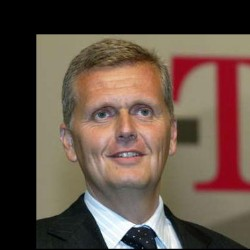
#> input picture data/face_detection/val_raw_images/Kai-Uwe_Ricke/Kai-Uwe_Ricke_0001.jpg, 250 x 250 px; its folder holds only this picture in this run
$ jupyter execute --allow-errors 'Face Detection.ipynb'   (shell and % lines are left out)
#> lines starting #> are read from the running program, lines starting #| are printed output that depends on the picture
### evaluation.py
import numpy as np
from image_utils import *

# [32 lines left out: function evaluate_detector, not called in this run]

def precision_and_recall(true_positives_number,actual_positives,predicted_positives):

    summed_true_positives = np.sum(true_positives_number,axis=0)
    total_positives = np.sum(actual_positives,axis=0)
    summed_predicted_positives = np.sum(predicted_positives,axis=0)

    precision = np.divide(summed_true_positives,summed_predicted_positives)
    recall = np.divide(summed_true_positives,total_positives)
    return np.nan_to_num(precision), np.nan_to_num(recall)

def interpolated_average_precision(recall,precision):

    mprecision = np.concatenate(([0],precision,[0]))
    mrecall = np.concatenate(([0],recall,[1]))

    for i in np.arange(len(mprecision)-2,-1,-1):
        mprecision[i]=max(mprecision[i],mprecision[i+1]);

    #for i=numel(mpre)-1:-1:1
    #    mpre(i)=max(mpre(i),mpre(i+1));
    non_zero = np.nonzero(mrecall[1:] != mrecall[0:-1])
    i=non_zero + np.ones(len(non_zero))
    i=i.astype('uint8')

    ap=np.sum(np.multiply((mrecall[i]-mrecall[i-1]),mprecision[i]),axis=1);

    return ap

### Face Detection.ipynb
[cell 1]
#@title
from google.colab import drive
drive.mount('/content/drive')

[cell 2]
%cd /content/drive/MyDrive/computer-vision-um/cv-um-2021/trabajo-final/

# Ejercicio 2.1: Face Detection

Tal como se explica en la letra del obligatorio final en este ejercicio es necesario implementar desde cero una solucion para detección de caras. Se proveen datos de entrenamiento y es necesario implementar su propio algoritmo de sliding window para entrenar un clasificador. Todo el código necesario para comenzar a trabajar está provisto en este notebook.

\**En los ejercicios del trabajo final es posible utilizar funciones de librerias existentes o código sacado de internet. Siempre y cuando **no se usen para resolver explicitamente lo que pide el ejercicio** y al código sacado de interenet le agreguen el link en comentarios de donde fue sacado ese código.*

##### Imports necesarios

[cell 3]
import cv2
import numpy as np
from glob import glob
from enum import Enum
import os
import sklearn
import sklearn.neighbors
import matplotlib.pyplot as plt
import pickle
from evaluation import evaluate_detector, precision_and_recall, interpolated_average_precision
import sys
from image_utils import non_max_suppression

### Funciones Provistas

#### Feature Extractors

Para resolver el ejercicio van a tener que implementar las funciones `extract_hog_features` y `extract_lbp_features`

[cell 4]
class FeatureExtractors(Enum):
		MiniImage = 1
		HOG = 2
		LBP = 3

def extract_features(method, img):
	'''Switch between Feature extraction Methods'''

	image_representation = []

	if method == FeatureExtractors.MiniImage:
		image_representation = extract_mini_image_features(img)
	elif method == FeatureExtractors.HOG:
		image_representation = extract_hog_features(img)
	elif method == FeatureExtractors.LBP:
		image_representation = extract_lbp_features(img)

	return image_representation

def extract_mini_image_features(img,resize_size=(64,64)):
	resized_image = cv2.resize(img,resize_size)
	image_representation = resized_image.reshape(resize_size[0]*resize_size[1])
	return image_representation

def extract_lbp_features(img):
  return []

def extract_hog_features(img):
  return []

#### Data loader

[cell 5]
def load_training_data(training_positive_dir,trainign_negative_dir, feature_extractor=FeatureExtractors.MiniImage):
    ''' Function for loading loading training data from positive and negative examples
    '''
    positive_img_files = sorted(glob(training_positive_dir + '/*'))
    negative_img_files = sorted(glob(trainign_negative_dir + '/*'))
    #comment these lines for loading all data
    #change these lines for increasing the amount of data
    positive_img_files = positive_img_files[:100]
    negative_img_files = negative_img_files[:200]

    training_data = []
    training_labels = []

    print('##Loading {} positive face images'.format(len(positive_img_files)))
    for img in positive_img_files:
        image = cv2.imread(img,cv2.IMREAD_GRAYSCALE)
        image_representation = extract_features(feature_extractor,image)
        training_data.append(image_representation)
        training_labels.append(1)

    print('##Loading {} negative face images'.format(len(negative_img_files)))
    for img in negative_img_files:
        image = cv2.imread(img,cv2.IMREAD_GRAYSCALE)
        image_representation = extract_features(feature_extractor,image)
        training_data.append(image_representation)
        training_labels.append(0)

    training_data = np.asarray(training_data)
    training_labels = np.asarray(training_labels)
    return training_data, training_labels

def load_validation_data(validation_data_dir):

    validation_image_files = sorted(glob(validation_data_dir + '/*'))
    val_images = []
    for img_file in validation_image_files:
        image = cv2.imread(img_file,cv2.IMREAD_COLOR)
        val_images.append(image)

    return val_images

#### Sliding Window

[cell 6]
def sliding_window(image, window_size, scale, stride):
    [image_rows, image_cols] = image.shape;
    window_rows = window_size[0];
    window_cols = window_size[1];

    patches = np.zeros((window_rows, window_cols,5));
    bbox_locations = np.zeros((5,4))
    r = np.random.randint(0,image_rows-window_rows,5); # Sample top left position
    c = np.random.randint(0,image_cols-window_cols,5);
    for i in range(0,5):
        patches[:,:,i] = image[r[i]:r[i]+window_rows, c[i]:c[i]+window_cols];
        bbox_locations[i,:] = [r[i],c[i],window_rows,window_cols]; # top-left y,x, height, width


    return patches, bbox_locations

##### Metodos Auxiliares

[cell 7]
def show_image_with_bbox(image,bboxes,draw_GT=True):
    GT = [82,91,166,175]
    if draw_GT:
        cv2.rectangle(image, (GT[0],GT[1]), (GT[2],GT[3]), (0, 0, 255), 2)

    for bbox in bboxes:
        if len(bbox) == 4:
            top_left = (int(bbox[0]),int(bbox[1]))
            bottom_right = (int(bbox[0])+ int(bbox[2]),int(bbox[1])+int(bbox[3]))
            cv2.rectangle(image, top_left, bottom_right, (255, 0, 0), 2)

    plt.imshow(image[...,::-1])
    plt.axis('off')
    plt.show()

### Ubicación de los datos ###

[cell 8]
data_dir='./data'
face_detection_dir = os.path.join(data_dir, 'face_detection')
training_faces_dir = os.path.join(face_detection_dir,'cropped_faces')
negative_examples_training_dir = os.path.join(face_detection_dir,'non_faces_images','neg_cropped_img')
validation_faces_dir = os.path.join(face_detection_dir,'val_face_detection_images')
validation_raw_faces_dir = os.path.join(face_detection_dir,'val_raw_images')

## Entrenar Modelo y Face Detection

### Cargar Datos de Entrenamiento ###

[cell 9]
#Modify data_loader.py to load more training data
training_data, trainig_labels = load_training_data(training_faces_dir,negative_examples_training_dir, FeatureExtractors.MiniImage)
# You can save traninig_data and labels on nunmpy files to avoid processing data every time.

### Load Validation Data ###

[cell 10]
validation_data = load_validation_data(validation_faces_dir)

### Entrenar un clasificador utilizando los datos de entrenamiento ##
1. Una vez los datos de entrenamiento han sido cargados es necesario entrenar su propio clasificador
2. Como solución inicial se utiliza un clasificador KNN pero para tener mejores resultados es posible entrenar un SVM. Se puede utilizar el [SVC](https://scikit-learn.org/stable/modules/generated/sklearn.svm.SVC.html) de sklearn a modo de ejemplo
3. Entrenar su clasificador y guardarlo en el archivo `face_detector`

[cell 11]
knn_classifier = sklearn.neighbors.KNeighborsClassifier(n_neighbors=3)

#> (a cell that did not finish here is left out)

#### Guardar el modelo entrenado ##

[cell 13]
pickle.dump(knn_classifier,open('./face_detector', 'wb'))

#### Cargar el Modelo entrenado

[cell 14]
classifier = pickle.load(open('./face_detector','rb'))

### Do the sliding window and Visualize Results ###
1. In this part you need to perform the sliding window and score the probabilty of each patch of being a face and select the highest probability patches.
    1a. Program you own sliding window in 'img_utils' file.
    1b. Extract Features and classify each patch with your own classifier.
2. Do non-max suppression to select the target face patch with best probability (This is provided in 'img_utils')
3. Visualize Detection with Ground Throuth Bounding Box ('Code for Visualization is Provided')

[cell 15]
window_size = [64, 64]
predictions = []
threshold_p = 0.5
overlap_threshold = 0.5
validation_data = load_validation_data(validation_faces_dir)
for img in validation_data:
    gray_image = cv2.cvtColor(img,cv2.COLOR_RGB2GRAY)
    patches, bbox_locations = sliding_window(gray_image,window_size,1,32)

    ## You need to extract features for every patch (same features you used for training the classifier)
    patches_feature_representation = []
    for i in range(patches.shape[2]):
        patch_representation = extract_features(FeatureExtractors.MiniImage, patches[:,:,i])
        patches_feature_representation.append(patch_representation)
    patches_feature_representation = np.asarray(patches_feature_representation)
    ## Get prediction label for each sliding window patch
    labels = classifier.predict(patches_feature_representation)
    ## Get score for each sliding window patch
    scores = classifier.predict_proba(patches_feature_representation)
    ## Positive Face Probabilities
    face_probabilities = scores[:,1]
    face_bboxes = bbox_locations[face_probabilities>threshold_p]
    face_bboxes_probabilites = face_probabilities[face_probabilities>threshold_p]
    # Do non max suppression and select strongest probability box
    [selected_bbox, selected_score] = non_max_suppression(face_bboxes,face_bboxes_probabilites,0.3)
    show_image_with_bbox(img, selected_bbox)
#> `gray_image = cv2.imread(img,cv2.IMREAD_GRAYSCALE)`:
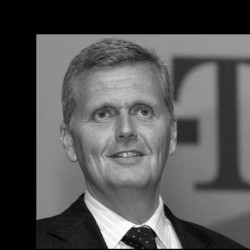
#> gray_image: shape (250, 250); min 0, max 255, mean 82.3

### Evaluate Detector ###

[cell 16]
total_true_positives = []
total_real_positives = []
total_positive_predictions = []
window_size = [64, 64]
#> (the rest of this cell did not finish here and is left out)

#> after the loop in sliding_window, `for i in range(0,5):`: bbox_locations = [[172, 9, 64, 64], [47, 21, 64, 64], [117, 36, 64, 64], [67, 87, 64, 64], [103, 70, 64, 64]]
#> the loop `for i in range(patches.shape[2]):` made 5 passes
#> pass 1, in extract_mini_image_features, `resized_image = cv2.resize(img,resize_size)`:
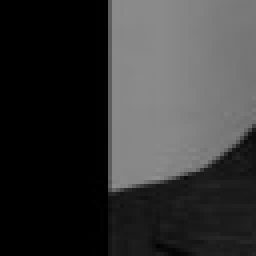
#> resized_image: shape (64, 64) float64 (shown 4 times larger); min 0, max 143, mean 54.6
#> pass 2, in extract_mini_image_features (call 2), `resized_image = cv2.resize(img,resize_size)`:
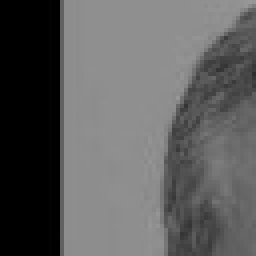
#> resized_image: shape (64, 64) float64 (shown 4 times larger); min 0, max 152, mean 93.3
#> pass 3, in extract_mini_image_features (call 3), `resized_image = cv2.resize(img,resize_size)`:
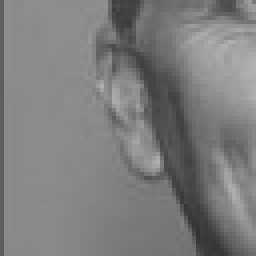
#> resized_image: shape (64, 64) float64 (shown 4 times larger); min 50, max 178, mean 125
#> after the loop `for i in range(patches.shape[2]):`: patches_feature_representation = 5 items
        ## You need to extract features for every patch (same features you used for training the classifier)
        patches_feature_representation = []
        for i in range(patches.shape[2]):
            patch_representation = extract_features(FeatureExtractors.MiniImage, patches[:,:,i])
            patches_feature_representation.append(patch_representation)
        patches_feature_representation = np.asarray(patches_feature_representation)
        ## Get score for each sliding window patch
        scores = classifier.predict_proba(patches_feature_representation)
        ## Positive Face Probabilities
        face_probabilities = scores[:,1]
        #[labels, acc, prob] = predict([],patches_feature_representation, clasifier)
        ## Positive Face Probabilities
        #face_probabilities = np.asarray(prob)
        #face_probabilities = face_probabilities.T[0]

        [ detected_true_positives, image_real_positives, detected_faces ] = evaluate_detector( bbox_locations, face_probabilities);
        total_true_positives.append(detected_true_positives)
        total_real_positives.append(image_real_positives)
        total_positive_predictions.append(detected_faces)

total_true_positives = np.asarray(total_true_positives)
total_real_positives = np.asarray(total_real_positives)
total_positive_predictions = np.asarray(total_positive_predictions)

### Evaluation Results

[cell 17]
precision, recall = precision_and_recall(total_true_positives, total_real_positives,total_positive_predictions)

[cell 18]
plt.plot(recall, precision)
plt.xlabel('Recall')
plt.ylabel('Precision')
plt.xlim(0,1.1)
plt.ylim(0,1.1)
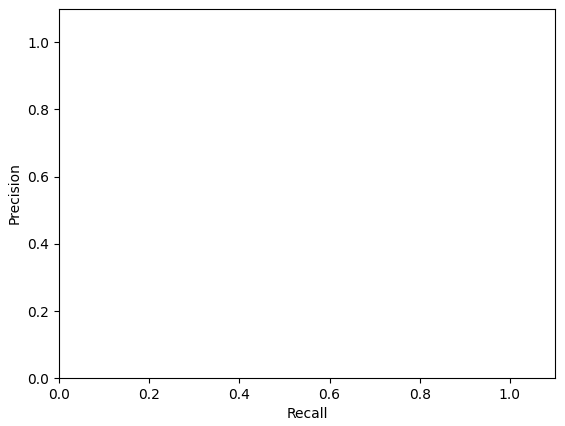
#> figure drawn by matplotlib, 1 panel

#> (a cell that did not finish here is left out)

$ run again, on data/face_detection/val_raw_images/Kaio_Almeida/Kaio_Almeida_0001.jpg
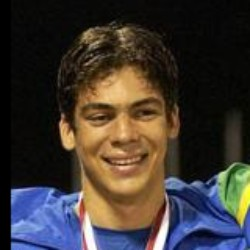
#> input picture data/face_detection/val_raw_images/Kaio_Almeida/Kaio_Almeida_0001.jpg, 250 x 250 px
#> `gray_image = cv2.imread(img,cv2.IMREAD_GRAYSCALE)`:
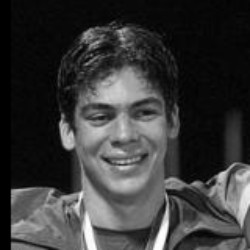
#> gray_image: shape (250, 250); min 0, max 255, mean 56.6
#> after the loop in sliding_window, `for i in range(0,5):`: bbox_locations = [[172, 9, 64, 64], [47, 21, 64, 64], [117, 36, 64, 64], [67, 87, 64, 64], [103, 70, 64, 64]]
#> the loop `for i in range(patches.shape[2]):` made 5 passes
#> pass 3, in extract_mini_image_features (call 3), `resized_image = cv2.resize(img,resize_size)`:
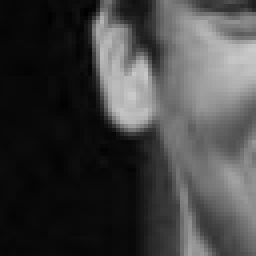
#> resized_image: shape (64, 64) float64 (shown 4 times larger); min 0, max 203, mean 65.3
#> after the loop `for i in range(patches.shape[2]):`: patches_feature_representation = 5 items
